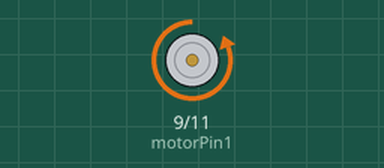
This sketch was run on a simulated Arduino Uno, built with avr-gcc and run on an emulated ATmega328P. Shown: motor-driver pin pairs drawn as motors (green arrow = first pin HIGH = forward, orange = second pin HIGH = backward, longer = more drive).

Above: at 0.5 s.
Timing chart, 0 to 4.6 s (numbered marks = the images above):
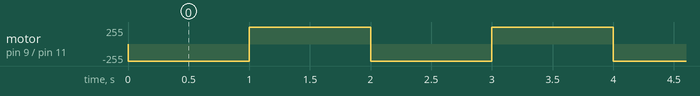

Measured:
- by itself, motor on pin 9 (motorPin1) / pin 11 (motorPin2): alternates forward 255/255 for 1.0 s and backward 255/255 for 1.0 s

The sketch:

servo.ino
```cpp
int motorPin1 = 9;
int motorPin2 = 11;

void setup() {
  // put your setup code here, to run once:
  pinMode(motorPin1, OUTPUT);
  pinMode(motorPin2, OUTPUT);
}

void loop() {
  // put your main code here, to run repeatedly:
  digitalWrite(motorPin1, LOW);
  digitalWrite(motorPin2, HIGH);
  delay(1000);
  digitalWrite(motorPin1, HIGH);
  digitalWrite(motorPin2, LOW);
  delay(1000);
}
```
